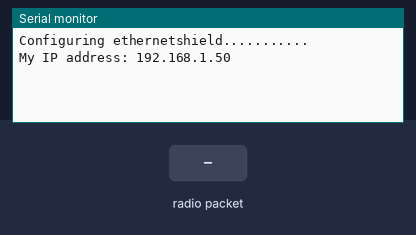
This sketch was run on a simulated Arduino Uno, built with avr-gcc and run on an emulated ATmega328P. Parts: the last lines printed to the serial monitor. The test bench sets the inputs (shaded band). WiFi joins after 1.5 s; servers stay silent unless stated; no radio packets arrive unless stated.

Above: at 2.7 s.
2.8 s: radio packet "1" arrives
At 3.8 s:
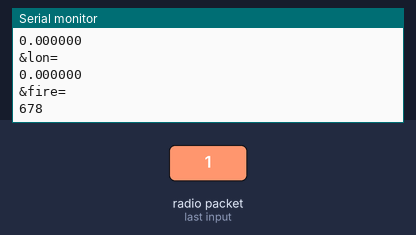
4.5 s: radio packet "0" arrives
At 4.66 s:
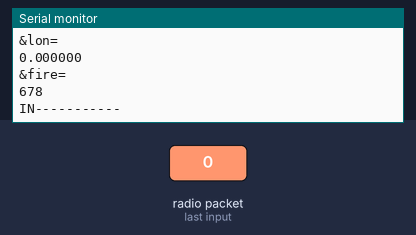
6.0 s: radio packet "2" arrives
At 7.4 s:
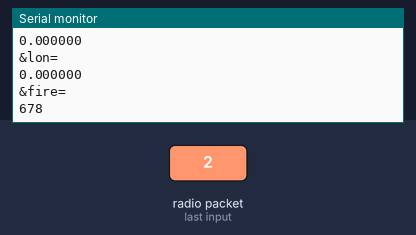

The sketch:

demo3_rec.ino
```cpp
#include <RH_ASK.h>
#include <SPI.h>
#include <Ethernet.h>
byte mac[] = { 0xDE, 0xAD, 0xBE, 0xEF, 0xFE, 0xED };


struct dataHolder{
  char id[10];
  float roll;
  float pitch;
  float force;
  double loc_lat;
  double loc_lon;
  int fire;
};


unsigned int speed = 2000;
uint8_t rxPin = 9;
uint8_t txPin = 6;   // Any ways to avoid setting txPin?
uint8_t pttPin = 7;  // Any ways to avoid setting pttPin?
bool pttInverse = false;
RH_ASK driver(speed, rxPin, txPin, pttPin,pttInverse);

char server[] = "192.168.18.9";
IPAddress ip(192,168,18,18);
EthernetClient client;

char vh[10];
float pitch;
float roll;
int forceSensor;
double lati;
double longi;
int fire;


void setup() {
   Serial.begin(9600);  // Debugging only
   if (!driver.init())
   {
    Serial.println("init failed");
   }
   Serial.println("Configuring ethernetshield...........");
   if (Ethernet.begin(mac) == 0) {
    Serial.println("Failed to configure Ethernet using DHCP");
    if (Ethernet.hardwareStatus() == EthernetNoHardware) {
      Serial.println("Ethernet shield was not found.  Sorry, can't run without hardware. :(");
    } else if (Ethernet.linkStatus() == LinkOFF) {
      Serial.println("Ethernet cable is not connected.");
    }
    // no point in carrying on, so do nothing forevermore:
    while (true) {
      delay(1);
    }
  }
  Serial.print("My IP address: ");
  Serial.println(Ethernet.localIP());


}

void loop() {
  uint8_t buf[RH_ASK_MAX_MESSAGE_LEN];
  uint8_t buflen = sizeof(buf);
  struct dataHolder *data;


  if (driver.recv(buf, &buflen)){
    data = (struct dataHolder *)buf;
    pitch = data->pitch;
    strcpy(vh,data->id);
    roll = data->roll;
    forceSensor = data->force;
    lati = data->loc_lat;
    longi = data->loc_lon;
    fire = data->fire;

    Serial.println("IN-----------");
    SendingToDatabase();

}
}

void SendingToDatabase(){
  if (client.connect(server, 80)) {
    Serial.println("connected");
    // Make a HTTP request:
    Serial.print("GET /Sample/sample.php?vehicleID=");
    client.print("GET /Sample/sample.php?vehicleID=");     //YOUR URL
    Serial.println(vh);
    client.print(vh);
    client.print("&roll=");
    Serial.println("&roll=");
    client.print(roll);
    Serial.println(roll);
    client.print("&pitch=");
    Serial.println("&pitch=");
    client.print(pitch);
    Serial.println(pitch);
    client.print("&forceSensor=");
    Serial.println("&forceSensor=");
    client.print(forceSensor);
    Serial.println(forceSensor);
    client.print("&lat=");
    Serial.println("&lat=");
    client.print(lati,6);
    Serial.println(lati,6);
    client.print("&lon=");
    Serial.println("&lon=");
    client.print(longi,6);
    Serial.println(longi,6);
    client.print("&fire=");
    Serial.println("&fire=");
    client.print(fire);
    Serial.println(fire);

    client.print(" ");      //SPACE BEFORE HTTP/1.1
    client.print("HTTP/1.1");
    client.println();
    client.println("Host: 192.168.18.9");
    client.println("Connection: close");
    client.println();

}
else{
  Serial.println("connection failed");
}


  }
```

Measured:
- after the input at 2.8 s, the serial monitor: prints a new line at once (image 1)
- after the input at 6.0 s, the serial monitor: prints a new line after 0.21 s (image 3)
